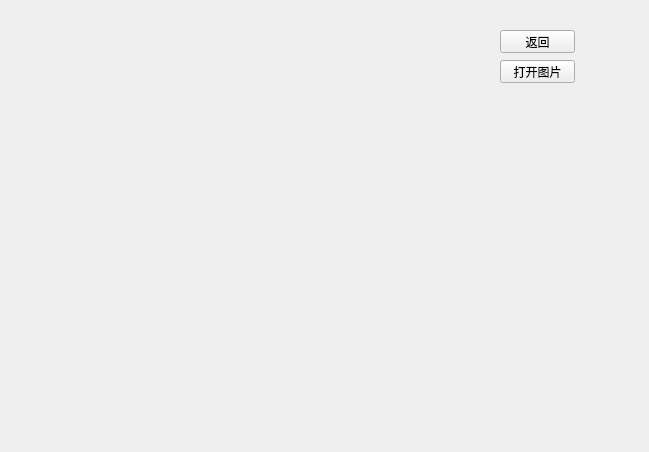
<?xml version="1.0" encoding="UTF-8"?>
<ui version="4.0">
 <class>morpho</class>
 <widget class="QWidget" name="morpho">
  <property name="geometry">
   <rect>
    <x>0</x>
    <y>0</y>
    <width>649</width>
    <height>452</height>
   </rect>
  </property>
  <property name="windowTitle">
   <string>Form</string>
  </property>
  <widget class="QPushButton" name="comeback">
   <property name="geometry">
    <rect>
     <x>500</x>
     <y>30</y>
     <width>75</width>
     <height>23</height>
    </rect>
   </property>
   <property name="text">
    <string>返回</string>
   </property>
  </widget>
  <widget class="QPushButton" name="openimage">
   <property name="geometry">
    <rect>
     <x>500</x>
     <y>60</y>
     <width>75</width>
     <height>23</height>
    </rect>
   </property>
   <property name="text">
    <string>打开图片</string>
   </property>
  </widget>
 </widget>
 <resources/>
 <connections/>
</ui>
